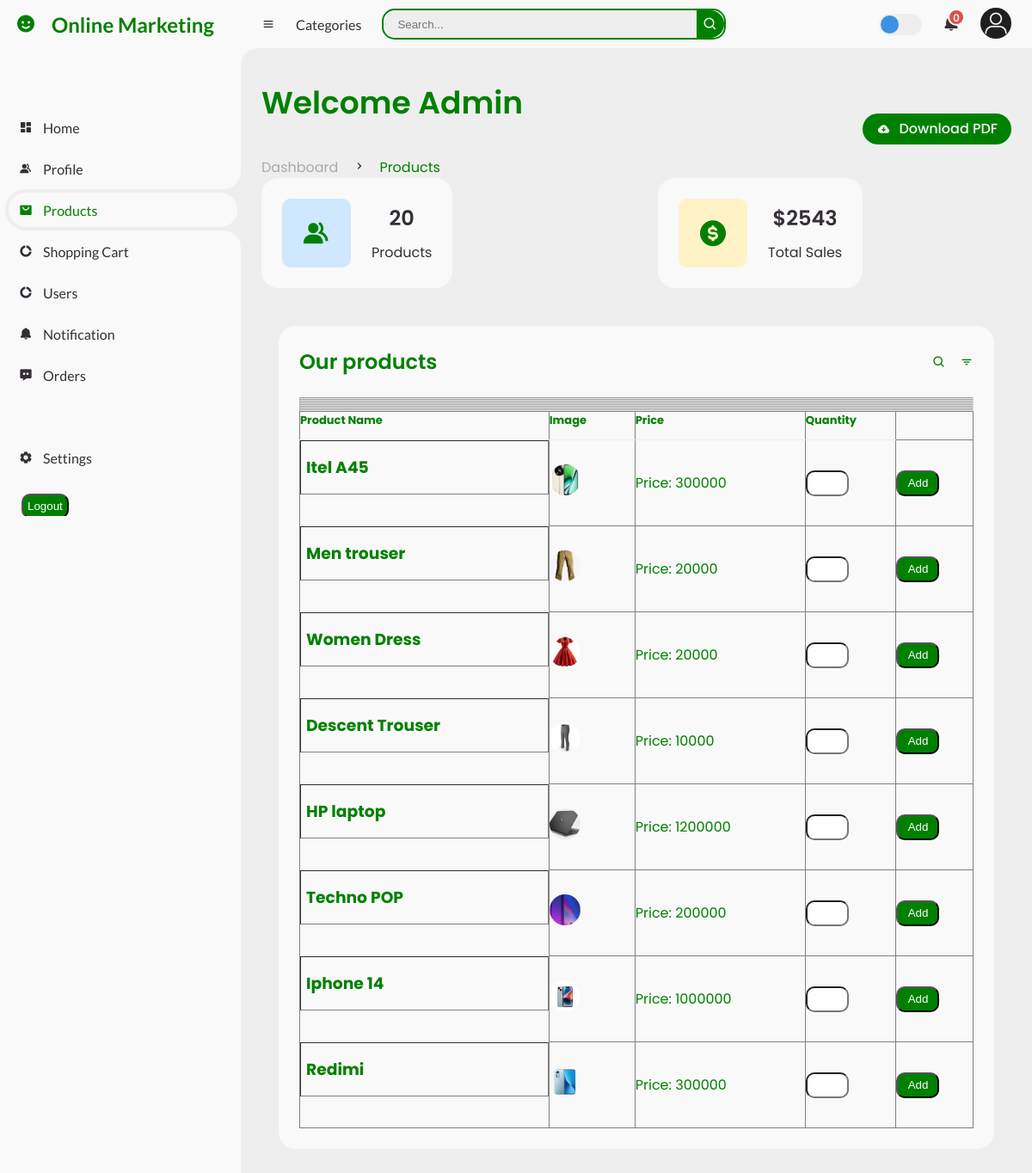
The page /admin/products-admin.php on the database its author committed.
### tables this page shows
CREATE TABLE `products` (
  `product_id` int(11) NOT NULL,
  `merchant_id` int(11) NOT NULL,
  `product_name` varchar(255) NOT NULL,
  `product_description` text NOT NULL,
  `product_price` float NOT NULL,
  `category` varchar(255) NOT NULL,
  `image_url` varchar(255) NOT NULL
);

### database/database.php (called while the page is built)
<?php
class Database{
    private $server = 'localhost';
    private $username = 'root';
    private $password = '';
    private $dbname = 'online_marketing';
    protected function connect(){
        try {
            $pdo = new PDO("mysql:host=$this->server;dbname=$this->dbname", $this->username, $this->password);
            $pdo->setAttribute(PDO::ATTR_ERRMODE, PDO::ERRMODE_EXCEPTION);
            return $pdo;
        } catch (PDOException $e) {
            echo 'Error connecting '. $e->getMessage();
        }
    }
}

### classes/products.class.php (the view, shortened to what this page needs)
<?php
class Products extends Database{
    public function view_product(){
        $stmt = $this->connect()->prepare("SELECT * FROM products ORDER BY product_id DESC");
        if(!$stmt -> execute(array())){
            $stmt = null;
                echo "error";
                exit();
        }
        $products = $stmt->fetchAll(PDO::FETCH_ASSOC);
        echo "<div class='table-data'>
                <div class='order'>
					<div class='head'>
						<h3>Our products</h3>
						<i class='bx bx-search'></i>
						<i class='bx bx-filter'></i>
				    </div>
                    <div>
                    <table border=1>
                        <tr>
                            <th>Product Name</th>
                            <th>Image</th>
                            <th>Price</th>
                            <th>Quantity</th>
                        </tr>
                    ";
        foreach($products as $product){
            echo "
                            <form action='../customer/shopping-cart.php' method='post'>
                            <tr>
                                <td><h3>".$product['product_name']."</h3></td>
                                <td style='height: 100px; width: 100px'>
                                    <img src='../uploads/upload/". $product['image_url'] ."' alt='' w>
                                </td>
                                <td> Price: ".$product['product_price']."</td>
                                 <td> <input type='number' min='1' name='quantity' required style=' width: 50px;'>
                                <input type='hidden' name='product_id' value='".$product['product_id']."'>
                                <input type='hidden' name='product_price' value='".$product['product_price']."'>
                                </td>
                                 <td>
                                   <button type='submit' name='cart' style='background-color:green; color:while; width: 50px;'>Add</button>
                                </td>
                            </tr>
                            </form>
                            <hr>
            ";
        }
         echo "
        </table>
        </div>
        </div>
        </div>";
    }
}

### admin/products-admin.php (shortened to what this page needs)
<!DOCTYPE html>
<html lang="en">
<head>
	<link href='https://unpkg.com/boxicons@2.0.9/css/boxicons.min.css' rel='stylesheet'>
	<link rel="stylesheet" href="../css/style.css">
</head>
<body>
	<section id="sidebar">
		<a href="#" class="brand">
			<i class='bx bxs-smile'></i>
			<span class="text">Online Marketing</span>
		</a>
		<ul class="side-menu top">
			<li>
				<a href="admin-dash.php">
					<i class='bx bxs-dashboard' ></i>
					<span class="text">Home</span>
				</a>
			</li>
			<li>
				<a href="profile.php">
					<i class='bx bxs-group' ></i>
					<span class="text">Profile</span>
				</a>
			</li>
			<li class="active">
				<a href="products-admin.php">
					<i class='bx bxs-shopping-bag-alt' ></i>
					<span class="text">Products</span>
				</a>
			</li>
			<li>
				<a href="shopping-cart.php">
					<i class='bx bxs-doughnut-chart' ></i>
					<span class="text">Shopping Cart</span>
				</a>
			</li>
			<li>
				<a href="users-admin.php">
					<i class='bx bxs-doughnut-chart' ></i>
					<span class="text">Users</span>
				</a>
			</li>
			<li>
				<a href="notification-admin.php">
					<i class='bx bxs-bell' ></i>
					<span class="text">Notification</span>
				</a>
			</li>
			<li>
				<a href="orders.php">
					<i class='bx bxs-message-dots' ></i>
					<span class="text">Orders</span>
				</a>
			</li>
		</ul>
		<ul class="side-menu">
			<li>
				<a href="#">
					<i class='bx bxs-cog' ></i>
					<span class="text">Settings</span>
				</a>
			</li>
			<li>
				<a href="#" class="logout">
					<form action="../includes/logout.php" method="post">
                        <button name="logout_btn" id="logout" type="submit" class="text">Logout</button>
                    </form>
				</a>
			</li>
		</ul>
	</section>
	<section id="content">
		<nav>
			<i class='bx bx-menu' ></i>
			<a href="#" class="nav-link">Categories</a>
			<form action="#">
				<div class="form-input">
					<input type="search" placeholder="Search...">
					<button type="submit" class="search-btn"><i class='bx bx-search' ></i></button>
				</div>
			</form>
			<label for="switch-mode" class="switch-mode"></label>
			<a href="notification-admin.php" class="notification">
				<span class="num">
				<?php
						include '../database/database.php';
						include '../classes/notification.class.php';
						$unread = new Notifications();
						$unread -> get_Uread_notification();
					?>
				</span>
			</a>
			<a href="profile-admin.php" class="profile">
				<img src="../usericon.png">
			</a>
		</nav>
		<main>
			<div class="head-title">
				<div class="left">
				<marquee behavior="alternate" direction="right"><h1>Welcome Admin <?php echo   $_SESSION['first_name'];?></h1></marquee>
				<br>
					<ul class="breadcrumb">
						<li>
							<a href="#">Dashboard</a>
						</li>
						<li><i class='bx bx-chevron-right' ></i></li>
						<li>
							<a class="active" href="#">Products</a>
						</li>
					</ul>
				</div>
				<a href="#" class="btn-download">
					<i class='bx bxs-cloud-download' ></i>
					<span class="text">Download PDF</span>
				</a>
			</div>
			<ul class="box-info">
				<li>
					<i class='bx bxs-group' ></i>
					<span class="text">
						<h3>20</h3>
						<p>Products</p>
					</span>
				</li>
				<li>
					<i class='bx bxs-dollar-circle' ></i>
					<span class="text">
						<h3>$2543</h3>
						<p>Total Sales</p>
					</span>
				</li>
			</ul>
				<?php
					 include '../classes/products.class.php';
				     $products = new Products();
					 $products -> view_product();
				?>
		</main>
	</section>
</body>
</html>

### classes/notification.class.php (shortened to what this page needs)
<?php
class Notifications extends Database{
public function get_Uread_notification(){
    $stmt = $this -> connect()->prepare("SELECT COUNT(*) FROM notifications WHERE user_id = ? AND is_read = ?");
    if(!$stmt->execute(array($_SESSION['user_id'], 0))){
        $stmt = null;
        echo "error in execution";
        exit();
    }
    $unread = $stmt->fetchColumn();
    echo $unread;
}
}

### rows shown on the page
products: product_name "Itel A45", image_url (picture), product_price "300000"
products: product_name "Men trouser", image_url (picture), product_price "20000"
products: product_name "Women Dress", image_url (picture), product_price "20000"
products: product_name "Descent Trouser", image_url (picture), product_price "10000"
products: product_name "HP laptop", image_url (picture), product_price "1200000"
products: product_name "Techno POP", image_url (picture), product_price "200000"
products: product_name "Iphone 14", image_url (picture), product_price "1000000"
products: product_name "Redimi", image_url (picture), product_price "300000"

### other values the page prints
$unread "0"
